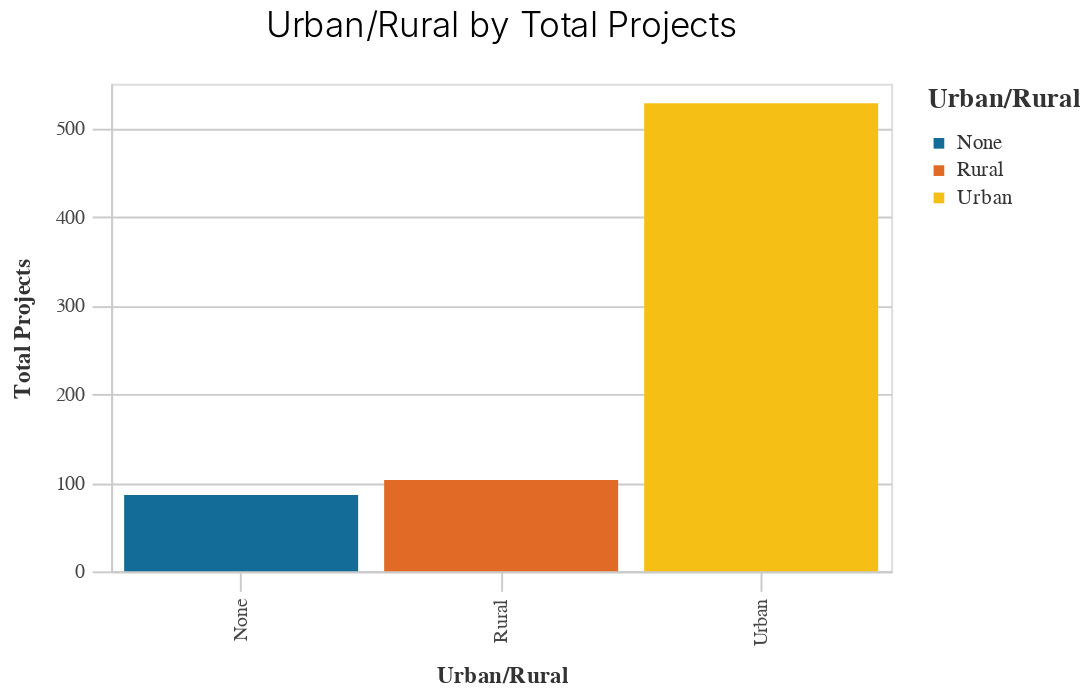

The notebook cell saved with this chart:
### Code cell
_utils.basic_bar_chart(
    rural_urban_projects, "Urban/Rural", "Total Projects", "Urban/Rural"
)

### Figure 1 — Vega-Lite specification as saved in the notebook (floating-point values rounded to 4 significant figures)
{"config": {"view": {"continuousWidth": 400, "continuousHeight": 300}, "axis": {"domainColor": "#cbcbcb", "grid": true, "gridColor": "#cbcbcb", "gridWidth": 1, "labelColor": "#474747", "labelFont": "Nunito Sans", "labelFontSize": 10, "labelPadding": 4, "tickColor": "#cbcbcb", "tickSize": 10, "titleColor": "#333", "titleFont": "Raleway", "titleFontSize": 12, "titlePadding": 10}, "axisBand": {"grid": false}, "background": "white", "font": "Raleway", "header": {"labelFont": "Nunito Sans", "titleFont": "Raleway"}, "legend": {"labelColor": "#333", "labelFont": "Nunito Sans", "labelFontSize": 11, "labelLimit": 0, "padding": 1, "symbolSize": 30, "symbolType": "square", "titleColor": "#333", "titleFont": "Raleway", "titleFontSize": 14, "titlePadding": 10}, "title": {"anchor": "middle", "font": "Raleway", "fontSize": 18, "fontWeight": 300, "offset": 20}}, "data": {"name": "data-bc79317976269579a53e67bd3a19c160"}, "mark": "bar", "encoding": {"color": {"field": "Urban/Rural", "legend": {"title": "Urban/Rural"}, "scale": {"range": ["#136C97", "#E16B26", "#F6BF16", "#00896B", "#7790A3", "#5B559C"]}, "type": "nominal"}, "tooltip": [{"field": "Total Projects", "type": "quantitative"}, {"field": "Urban/Rural", "type": "nominal"}], "x": {"field": "Urban/Rural", "title": "Urban/Rural", "type": "nominal"}, "y": {"field": "Total Projects", "sort": "-x", "title": "Total Projects", "type": "quantitative"}}, "height": 250, "title": "Urban/Rural by Total Projects", "width": 400, "$schema": "https://vega.github.io/schema/vega-lite/v4.17.0.json", "datasets": {"data-bc79317976269579a53e67bd3a19c160": [{"Urban/Rural": "Urban", "Total Projects": 528}, {"Urban/Rural": "Rural", "Total Projects": 103}, {"Urban/Rural": "None", "Total Projects": 86}]}}
